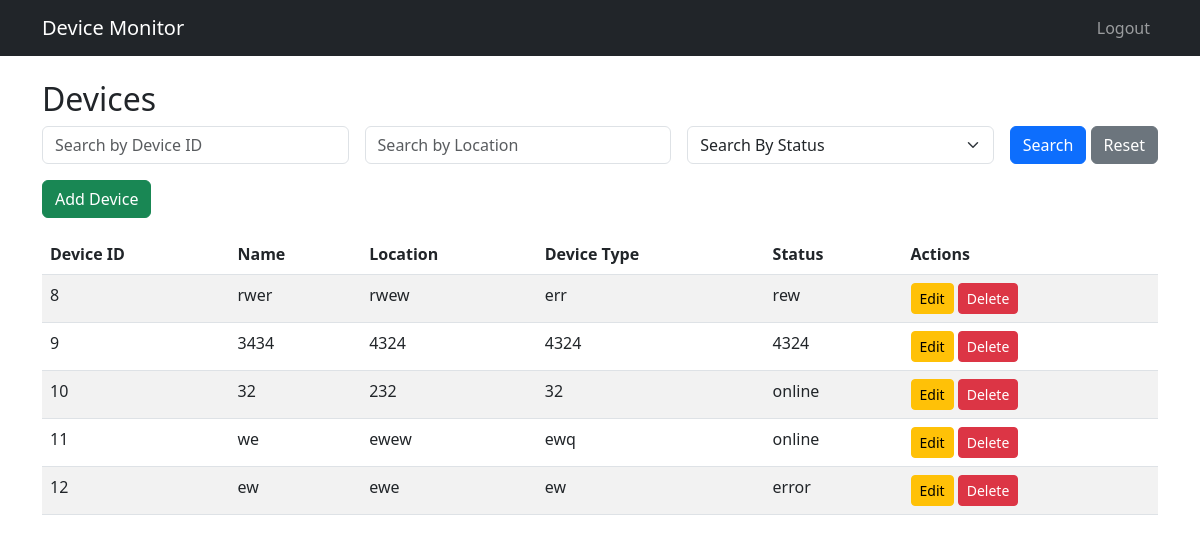
The app's page /devices/home (signed in) with its own data.
### app/models.py (models this page shows, shortened)
class Device(db.Model):
    id = db.Column(db.Integer, primary_key=True)
    name = db.Column(db.String(120), nullable=False)
    device_type = db.Column(db.String(50), nullable=False)
    status = db.Column(db.String(20), nullable=False)
    location = db.Column(db.String(100), nullable=False)
    user_id = db.Column(db.Integer, db.ForeignKey('user.id'), nullable=False)  # Consider ondelete='CASCADE' for PostgreSQL
    diagnostics = db.relationship('DeviceDiagnostics', backref='device', lazy='dynamic')

### app/routes/device.py (the view)
@device_bp.route('/home')
@jwt_required()
def list_devices():
    try:
        user_id = get_jwt_identity()
        search_id = request.args.get('id')
        location = request.args.get('location')
        status = request.args.get('status')
        page = request.args.get('page', 1, type=int)
        query = Device.query.filter_by(user_id=user_id)
        if search_id:
            query = query.filter(Device.id == int(search_id))
        if location:
            query = query.filter(Device.location.ilike(f'%{location}%'))
        if status:
            query = query.filter(Device.status.ilike(f'%{status}%'))
        pagination = query.paginate(page=page, per_page=5, error_out=False)
        return render_template('devices.html', devices=pagination.items, pagination=pagination, request=request)
    except Exception as e:
        current_app.logger.error("Device listing failed: %s", str(e))
        flash("Failed to load devices.", "danger")
        return redirect(url_for('main.home'))

### app/templates/devices.html (shortened to what this page needs)
{% extends 'base.html' %}
{% block content %}
<h2>Devices</h2>
<form method="get" class="row g-3 mb-3">
  <div class="col">
    <input type="text" class="form-control" name="id" placeholder="Search by Device ID" value="{{ request.args.get('id', '') }}">
  </div>
  <div class="col">
    <input type="text" class="form-control" name="location" placeholder="Search by Location" value="{{ request.args.get('location', '') }}">
  </div>
  <div class="col">
    <select name="status" class="form-select" >
      <option disabled selected value="">Search By Status</option>
    </select>
 </div>
  <div class="col-auto">
    <button type="submit" class="btn btn-primary">Search</button>
    <a href="{{ url_for('device.list_devices') }}" class="btn btn-secondary">Reset</a>
  </div>
</form>
<div class="mb-3">
  <a href="{{ url_for('device.add_device') }}" class="btn btn-success">Add Device</a>
</div>
<table class="table table-striped">
  <thead>
    <tr>
      <th> Device ID</th>
      <th>Name</th>
      <th>Location</th>
      <th>Device Type</th>
      <th>Status</th>
      <th>Actions</th>
    </tr>
  </thead>
  <tbody>
    {% for device in devices %}
    <tr>
      <td>{{ device.id }}</td>
      <td>{{ device.name }}</td>
      <td>{{ device.location }}</td>
      <td>{{ device.device_type }}</td>
      <td>{{ device.status }}</td>
      <td>
        <a href="{{ url_for('device.update_device', id=device.id) }}" class="btn btn-warning btn-sm">Edit</a>
        <a href="{{ url_for('device.delete_device', id=device.id) }}" class="btn btn-danger btn-sm">Delete</a>
      </td>
    </tr>
    {% endfor %}
  </tbody>
</table>
{% set args = request.args.to_dict() %}
{% set _ = args.pop('page', None) %}
{% endblock %}

### records on screen
Device: id "8", name "rwer", location "rwew", device_type "err", status "rew"
Device: id "9", name "3434", location "4324", device_type "4324", status "4324"
Device: id "10", name "32", location "232", device_type "32", status "online"
Device: id "11", name "we", location "ewew", device_type "ewq", status "online"
Device: id "12", name "ew", location "ewe", device_type "ew", status "error"
